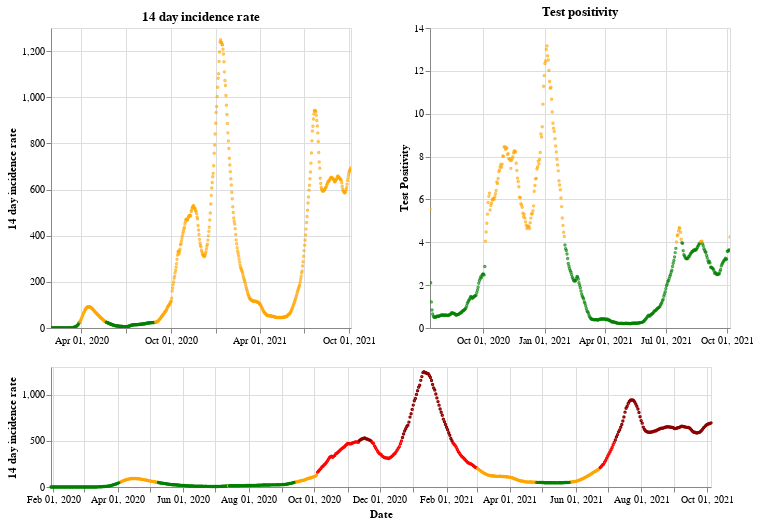

Notebook code cell kept with this figure:
### Markdown cell above
## England

### Code cell
plot_traffic_light('England')

### Figure 1 — Vega-Lite specification as saved in the notebook (floating-point values rounded to 4 significant figures; data arrays with more than 128 entries replaced by an {"elided": "..."} marker saying what was removed)
{"config": {"view": {"continuousWidth": 400, "continuousHeight": 300}}, "vconcat": [{"hconcat": [{"mark": {"type": "point", "size": 2}, "encoding": {"color": {"condition": {"value": "green", "test": "(datum.twoWeeklyCasesRate <= 25)"}, "value": "orange"}, "tooltip": [{"type": "nominal", "field": "areaName"}, {"type": "temporal", "field": "date"}, {"type": "quantitative", "field": "twoWeeklyCasesRate"}, {"type": "quantitative", "field": "testPositivity"}], "x": {"type": "temporal", "axis": {"title": ""}, "field": "date", "scale": {"domain": {"selection": "DateBrush"}}, "timeUnit": "yearmonthdate"}, "y": {"type": "quantitative", "axis": {"title": "14 day incidence rate"}, "field": "twoWeeklyCasesRate"}}, "title": "14 day incidence rate", "width": 300}, {"mark": {"type": "point", "size": 2}, "encoding": {"color": {"condition": {"value": "green", "test": "(datum.testPositivity <= 4)"}, "value": "orange"}, "tooltip": [{"type": "nominal", "field": "areaName"}, {"type": "temporal", "field": "date"}, {"type": "quantitative", "field": "twoWeeklyCasesRate"}, {"type": "quantitative", "field": "testPositivity"}], "x": {"type": "temporal", "axis": {"title": ""}, "field": "date", "scale": {"domain": {"selection": "DateBrush"}}, "timeUnit": "yearmonthdate"}, "y": {"type": "quantitative", "axis": {"title": "Test Positivity"}, "field": "testPositivity"}}, "title": "Test positivity", "width": 300}]}, {"layer": [{"mark": {"type": "point", "size": 2}, "encoding": {"color": {"condition": {"value": "orange", "test": "(((datum.testPositivity < 4) && (datum.twoWeeklyCasesRate >= 50)) && (datum.twoWeeklyCasesRate < 200))"}, "value": "red"}, "opacity": {"condition": {"value": 1, "test": "((datum.twoWeeklyCasesRate >= 50) && (datum.twoWeeklyCasesRate < 500))"}, "value": 0}, "tooltip": [{"type": "nominal", "field": "areaName"}, {"type": "temporal", "field": "date"}, {"type": "quantitative", "field": "twoWeeklyCasesRate"}, {"type": "quantitative", "field": "testPositivity"}], "x": {"type": "temporal", "axis": {"title": "Date"}, "field": "date", "timeUnit": "yearmonthdate"}, "y": {"type": "quantitative", "axis": {"title": "14 day incidence rate"}, "field": "twoWeeklyCasesRate"}}, "selection": {"DateBrush": {"type": "interval", "encodings": ["x"], "fields": ["Time"]}}}, {"mark": {"type": "point", "size": 2}, "encoding": {"color": {"value": "darkred"}, "opacity": {"condition": {"value": 1, "test": "(datum.twoWeeklyCasesRate >= 500)"}, "value": 0}, "tooltip": [{"type": "nominal", "field": "areaName"}, {"type": "temporal", "field": "date"}, {"type": "quantitative", "field": "twoWeeklyCasesRate"}, {"type": "quantitative", "field": "testPositivity"}], "x": {"type": "temporal", "axis": {"title": "Date"}, "field": "date", "timeUnit": "yearmonthdate"}, "y": {"type": "quantitative", "axis": {"title": "14 day incidence rate"}, "field": "twoWeeklyCasesRate"}}}, {"mark": {"type": "point", "size": 2}, "encoding": {"color": {"condition": {"value": "green", "test": "((datum.testPositivity < 4) && (datum.twoWeeklyCasesRate < 50))"}, "value": "orange"}, "opacity": {"condition": {"value": 1, "test": "(datum.twoWeeklyCasesRate < 50)"}, "value": 0}, "tooltip": [{"type": "nominal", "field": "areaName"}, {"type": "temporal", "field": "date"}, {"type": "quantitative", "field": "twoWeeklyCasesRate"}, {"type": "quantitative", "field": "testPositivity"}], "x": {"type": "temporal", "axis": {"title": "Date"}, "field": "date", "timeUnit": "yearmonthdate"}, "y": {"type": "quantitative", "axis": {"title": "14 day incidence rate"}, "field": "twoWeeklyCasesRate"}}}], "height": 120, "width": 660}], "data": {"name": "data-6f31d261833f4c462fd31ff634360608"}, "$schema": "https://vega.github.io/schema/vega-lite/v4.8.1.json", "datasets": {"data-6f31d261833f4c462fd31ff634360608": {"elided": "615 records"}}}
